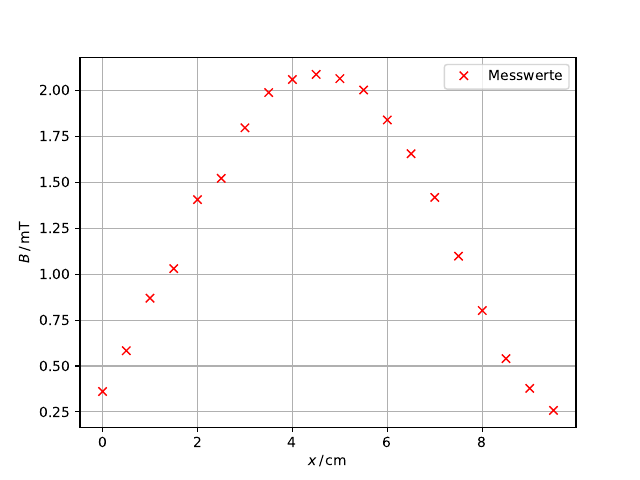

Here is the Python script that generated this plot:
import matplotlib.pyplot as plt
import numpy as np

x, y = np.genfromtxt('kurz.txt', unpack=True)
# a, b = np.genfromtxt('lang.txt', unpack=True)

plt.plot(x, y, 'rx', label='Messwerte')
# plt.plot(a, b, 'bx', label='Messwerte')
plt.xlabel(r'$x \,/\, \mathrm{cm}$')
plt.ylabel(r'$B \,/\, \mathrm{mT}$')

plt.grid()
plt.legend()
# plt.show()
plt.savefig('kurz.pdf')
